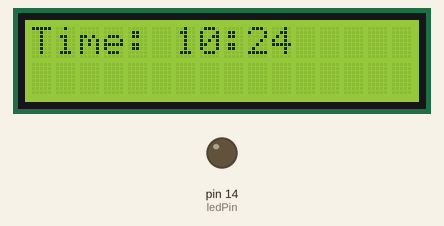
Simulated run of this sketch. Board: Arduino Uno, built with avr-gcc and run on an emulated ATmega328P. On the bench: 16×2 character LCD, output pins drawn as LEDs (lit = HIGH). The local clock reads 2024-03-15 10:24:30 at power-on unless the sketch sets it.

Above: at 5.1 s.
At 30.4 s:
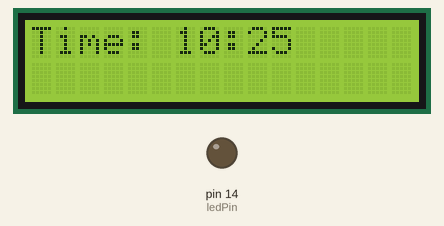
At 90.2 s:
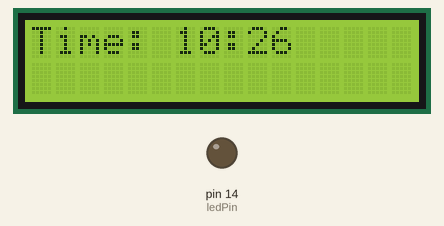
Timing chart, 0 to 91.7 s (numbered marks = the images above):
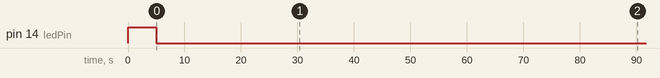

Measured:
- what the display in image 0 shows lasts 25.3 s, from 5.1 s to 30.4 s
- what the display in image 1 shows lasts 59.7 s, from 30.4 s to 90.1 s

The sketch:

codeExamBell_13-11-2024.ino
```cpp
#include <Wire.h>
#include <RTClib.h>
#include <LiquidCrystal_I2C.h>
// 8 - buzzer
RTC_DS3231 rtc; // Create an RTC object
LiquidCrystal_I2C lcd(0x27, 16, 2); // Adjust the address (0x27) if necessary
const int ledPin = 14; // LED connected to pin 13 (can change to your preferred pin)

void setup() {
  pinMode(ledPin, OUTPUT); // Set LED pin as output
  digitalWrite(ledPin, LOW); // Turn off the LED initially
  Serial.begin(9600);

  turnOnLED(5);

  lcd.begin(16, 2); // Initialize the LCD
  lcd.backlight();

  if (!rtc.begin()) {
    Serial.println("Couldn't find RTC");
    while (1);
  }

  if (rtc.lostPower()) {
    Serial.println("RTC lost power, setting the time!");
    rtc.adjust(DateTime(F(__DATE__), F(__TIME__))); // Set the RTC to the time this sketch was compiled
  }
}

void loop() {
  DateTime now = rtc.now();
  displayTime(now);

  // Check and control the LED based on the schedule
  controlLED(now);

  delay(1000); // Update every second
}

// Function to display time on the LCD
void displayTime(DateTime now) {
  lcd.setCursor(0, 0);
  lcd.print("Time: ");
  if (now.hour() < 10) lcd.print("0"); // Add leading zero
  lcd.print(now.hour());
  lcd.print(":");
  if (now.minute() < 10) lcd.print("0"); // Add leading zero
  lcd.print(now.minute());
}

// Function to control LED based on the time schedule
void controlLED(DateTime now) {
  int hour = now.hour();
  int minute = now.minute();

  // Define the time conditions for LED on/off
  if ((hour == 10 && minute == 20) || (hour == 11 && minute == 30) ||
      (hour == 12 && minute == 30) || (hour == 13 && minute == 20) ||
      (hour == 14 && minute == 20) || (hour == 15 && minute == 30) ||
      (hour == 16 && minute == 30) || (hour == 17 && minute == 20)) {
    turnOnLED(7); // Turn on LED for 7 seconds
  }
  else if ((hour == 10 && minute == 30) || (hour == 13 && minute == 30) ||
           (hour == 14 && minute == 30) || (hour == 17 && minute == 30)) {
    turnOnLED(15); // Turn on LED for 15 seconds
  }
}

// Function to turn on the LED for a specified duration
void turnOnLED(int duration) {
  digitalWrite(ledPin, HIGH); // Turn on the LED
  delay(duration * 1000); // Keep LED on for the specified duration (in milliseconds)
  digitalWrite(ledPin, LOW); // Turn off the LED
}
```
